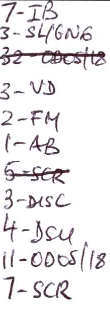
#> input picture img10.png, 110 x 312 px
$ python test2_char.py
#> lines starting #> are read from the running program, lines starting #| are printed output that depends on the picture; after the words box and inside, x2 and y2 are one past the last pixel; in counts of white or black regions, pixels touching at a corner belong together
import cv2
import numpy as np
import os


img = cv2.imread('img10.png')
#> img is the input picture: shape (312, 110, 3); mean B, G, R 235.2, 233.3, 235.5


def thresholding(image):
    img_gray = cv2.cvtColor(image, cv2.COLOR_BGR2GRAY)
    ret, thresh = cv2.threshold(img_gray, 170, 255, cv2.THRESH_BINARY_INV)
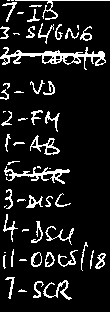
#> thresh: shape (312, 110); 11.1% white in thin lines or dots
    thresh = cv2.GaussianBlur(thresh, (7, 7), 0)
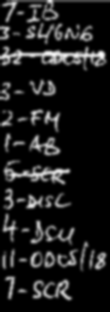
#> thresh: shape (312, 110); min 0, max 251, mean 28.1
    ret, thresh = cv2.threshold(thresh, 70, 255, cv2.THRESH_BINARY)
#> thresh: shape (312, 110); 18% white; 45 white regions (3 under 20 px), largest, box (x1, y1, x2, y2) and area: (0, 46, 106, 70) 1111, (4, 166, 70, 184) 615, (33, 279, 72, 300) 393
    # 100, 255
    return thresh


thresh_img = thresholding(img)
# thresh_img_no_hyphens = remove_hyphens(thresh_img)

cv2.imshow("thresh_img", thresh_img)

linesArray = []
kernelRows = np.ones((7, 8), np.uint8)

dilated = cv2.dilate(thresh_img, kernelRows, iterations=6)
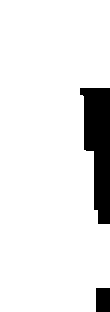
#> dilated: shape (312, 110); 90.9% white; 2 black regions
cv2.imshow("dilated", dilated)

(contoursRows, heirarchy) = cv2.findContours(
    dilated.copy(), cv2.RETR_EXTERNAL, cv2.CHAIN_APPROX_SIMPLE)
#> contoursRows = 1 contour; box (x1, y1, x2, y2) and area: (0, 0, 110, 312) 30760

linesArray = []
for row in contoursRows:
    area = cv2.contourArea(row)
    if area > 500:
        x, y, w, h = cv2.boundingRect(row)
        linesArray.append([x, y, w, h])
#> this loop made 1 pass
#> (area, x, y, w, h) on pass 1: (30760, 0, 0, 110, 312)
#> after the loop, linesArray = [[0, 0, 110, 312]]

sortedLinesArray = sorted(linesArray, key=lambda line: line[1])
#> sortedLinesArray = [[0, 0, 110, 312]]

# 4.9 val
kernelWords = np.ones((int(1), int(11)), np.uint8)
dilateWordsImg = cv2.dilate(thresh_img, kernelWords, iterations=1)
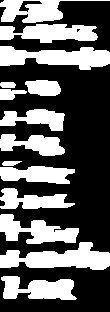
#> dilateWordsImg: shape (312, 110); 37.7% white; 14 white regions, largest, box (x1, y1, x2, y2) and area: (0, 242, 110, 270) 1819, (0, 46, 110, 70) 1692, (0, 24, 98, 43) 1305
cv2.imshow("dilate Words Img", dilateWordsImg)
img_with_bounds = img.copy()

output_dir = 'words'
if not os.path.exists(output_dir):
    os.makedirs(output_dir)


wordCount = 0
for line in sortedLinesArray:
    x, y, w, h = line
    roi_line = dilateWordsImg[y:y+h, x:x+w]
    (contoursWords, hierarchy) = cv2.findContours(
        roi_line.copy(), cv2.RETR_EXTERNAL, cv2.CHAIN_APPROX_SIMPLE)
    sortedWords = sorted([cv2.boundingRect(word)
                         for word in contoursWords], key=lambda word: word[1])

    for word in sortedWords:
        x1, y1, w1, h1 = word
        roiWord = img[y+y1:y+y1+h1, x+x1:x+x1+w1]
        word_image_path = os.path.join(output_dir, f'word_{wordCount}.png')
        cv2.rectangle(img_with_bounds, (x+x1, y+y1),
                      (x+x1+w1, y+y1+h1), (0, 255, 0), 2)
        cv2.imwrite(word_image_path, roiWord)
        wordCount += 1
#> this loop made 1 pass
#> pass 1, `cv2.imwrite(word_image_path, roiWord)`:
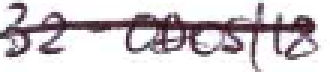
#> saved as word_2.png: shape (24, 110, 3) (shown 3 times larger); mean B, G, R 205.5, 201.4, 207.7
#> pass 1, `cv2.imwrite(word_image_path, roiWord)`:
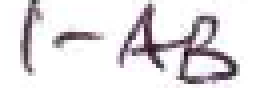
#> saved as word_7.png: shape (22, 65, 3) (shown 4 times larger); mean B, G, R 225.3, 222.2, 225.8
#> after the loop:
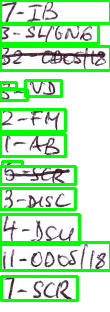
#> img_with_bounds: shape (312, 110, 3); 18.66% of pixels changed, all inside (x1, y1, x2, y2) = (0, 0, 110, 302)
#> after the loop, wordCount = 14

# Display the image with bounding boxes
cv2.imshow("Show the words", img_with_bounds)

# cv2.imshow("Show the words", img)

cv2.waitKey(0)
cv2.destroyAllWindows()

$ run again, with img11.png copied over img10.png
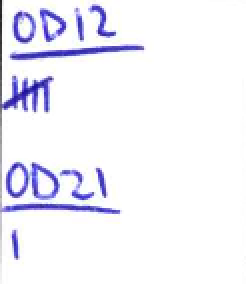
#> input picture img11.png, 123 x 142 px (shown 2 times larger)
#> img is the input picture: shape (142, 123, 3); mean B, G, R 248.9, 240.9, 241.4
#> in thresholding, `ret, thresh = cv2.threshold(img_gray, 170, 255, cv2.THRESH_BINARY_INV)`:
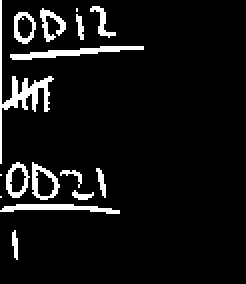
#> thresh: shape (142, 123) (shown 2 times larger); 7.2% white in thin lines or dots, all inside (x1, y1, x2, y2) = (0, 0, 72, 130)
#> dilated: shape (142, 123); 61.8% white; 1 black region
#> contoursRows = 1 contour; box (x1, y1, x2, y2) and area: (0, 0, 96, 142) 10532
#> the loop `for row in contoursRows:` made 1 pass
#> (area, x, y, w, h) on pass 1: (10532, 0, 0, 96, 142)
#> after the loop `for row in contoursRows:`: linesArray = [[0, 0, 96, 142]]
#> dilateWordsImg: shape (142, 123); 21.1% white; 3 white regions, box (x1, y1, x2, y2) and area: (0, 0, 77, 79) 2169, (0, 81, 65, 108) 1327, (0, 116, 15, 129) 182
#> the loop `for line in sortedLinesArray:` made 1 pass
#> (x, y, w, h, sortedWords) on pass 1: (0, 0, 96, 142, [(0, 0, 77, 79), (0, 81, 65, 27), (0, 116, 15, 13)])
#> after the loop `for line in sortedLinesArray:`:
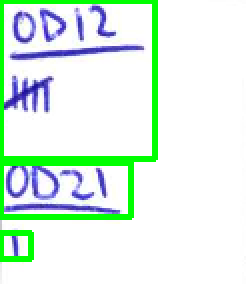
#> img_with_bounds: shape (142, 123, 3) (shown 2 times larger); 7.89% of pixels changed, all inside (x1, y1, x2, y2) = (0, 0, 79, 131)
#> after the loop `for line in sortedLinesArray:`: wordCount = 3

$ run again, with img12.png copied over img10.png
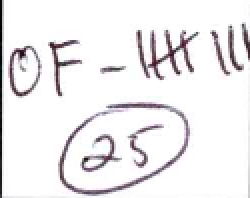
#> input picture img12.png, 125 x 99 px (shown 2 times larger)
#> img is the input picture: shape (99, 125, 3); mean B, G, R 237, 235.3, 237.4
#> dilated: shape (99, 125); 97.7% white; 2 black regions
#> contoursRows = 1 contour; box (x1, y1, x2, y2) and area: (0, 0, 125, 99) 11877
#> the loop `for row in contoursRows:` made 1 pass
#> (area, x, y, w, h) on pass 1: (11877, 0, 0, 125, 99)
#> after the loop `for row in contoursRows:`: linesArray = [[0, 0, 125, 99]]
#> dilateWordsImg: shape (99, 125); 39.5% white; 3 white regions, box (x1, y1, x2, y2) and area: (24, 51, 101, 99) 2033, (0, 0, 45, 99) 1433, (46, 12, 125, 40) 1421
#> the loop `for line in sortedLinesArray:` made 1 pass
#> (x, y, w, h, sortedWords) on pass 1: (0, 0, 125, 99, [(0, 0, 45, 99), (46, 12, 79, 28), (24, 51, 77, 48)])
#> after the loop `for line in sortedLinesArray:`:
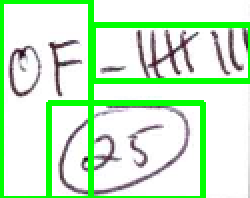
#> img_with_bounds: shape (99, 125, 3) (shown 2 times larger); 13.69% of pixels changed, all inside (x1, y1, x2, y2) = (0, 0, 125, 99)
#> after the loop `for line in sortedLinesArray:`: wordCount = 3
